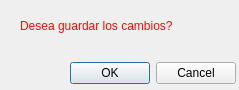
<?xml version="1.0" encoding="UTF-8"?>
<ui version="4.0">
 <class>Dialog</class>
 <widget class="QDialog" name="Dialog">
  <property name="geometry">
   <rect>
    <x>0</x>
    <y>0</y>
    <width>239</width>
    <height>90</height>
   </rect>
  </property>
  <property name="windowTitle">
   <string>Dialog</string>
  </property>
  <widget class="QLabel" name="label">
   <property name="geometry">
    <rect>
     <x>20</x>
     <y>10</y>
     <width>211</width>
     <height>31</height>
    </rect>
   </property>
   <property name="styleSheet">
    <string notr="true">color: rgb(255, 7, 7);</string>
   </property>
   <property name="text">
    <string>Desea guardar los cambios?</string>
   </property>
  </widget>
  <widget class="QDialogButtonBox" name="buttonBox">
   <property name="geometry">
    <rect>
     <x>60</x>
     <y>60</y>
     <width>176</width>
     <height>27</height>
    </rect>
   </property>
   <property name="standardButtons">
    <set>QDialogButtonBox::Cancel|QDialogButtonBox::Ok</set>
   </property>
  </widget>
 </widget>
 <resources/>
 <connections/>
</ui>
